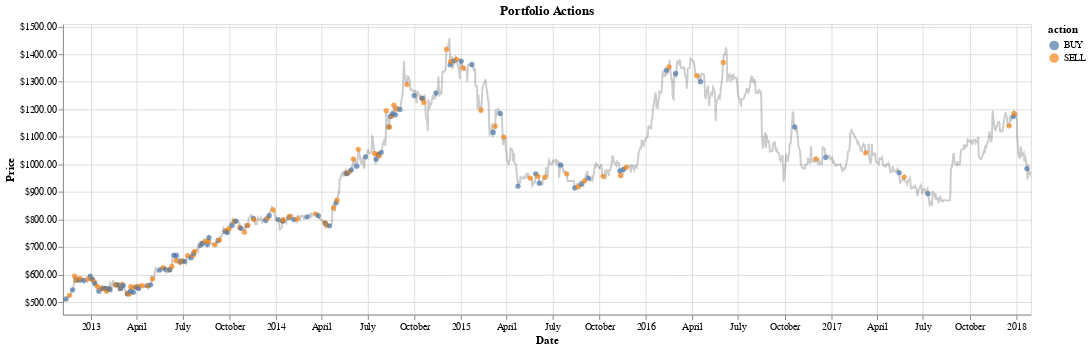

Notebook cell for this chart:
### Code cell
chart = visualize(test_prices_plot, history)
chart

### Figure 1 — Vega-Lite specification as saved in the notebook (floating-point values rounded to 4 significant figures; data arrays with more than 128 entries replaced by an {"elided": "..."} marker saying what was removed)
{"$schema": "https://vega.github.io/schema/vega-lite/v2.6.0.json", "config": {"view": {"height": 300, "width": 400}}, "datasets": {"data-9c1bc1ebbbe9126d8252552eecfd7d8c": {"elided": "1309 records"}}, "height": 300, "layer": [{"data": {"name": "data-9c1bc1ebbbe9126d8252552eecfd7d8c"}, "encoding": {"x": {"field": "date", "type": "temporal"}, "y": {"axis": {"format": "$.2f", "title": "Price"}, "field": "position", "scale": {"clamp": true, "domain": [455, 1509]}, "type": "quantitative"}}, "mark": {"color": "black", "opacity": 0.2, "type": "line"}, "selection": {"selector011": {"bind": "scales", "encodings": ["x"], "mark": {"fill": "#333", "fillOpacity": 0.125, "stroke": "white"}, "on": "[mousedown, window:mouseup] > window:mousemove!", "resolve": "global", "translate": "[mousedown, window:mouseup] > window:mousemove!", "type": "interval", "zoom": "wheel!"}}}, {"data": {"name": "data-9c1bc1ebbbe9126d8252552eecfd7d8c"}, "encoding": {"color": {"field": "action", "type": "nominal"}, "x": {"axis": {"title": "Date"}, "field": "date", "type": "temporal"}, "y": {"axis": {"format": "$.2f", "title": "Price"}, "field": "position", "scale": {"clamp": true, "domain": [455, 1509]}, "type": "quantitative"}}, "mark": {"filled": true, "type": "point"}, "selection": {"selector012": {"bind": "scales", "encodings": ["x"], "mark": {"fill": "#333", "fillOpacity": 0.125, "stroke": "white"}, "on": "[mousedown, window:mouseup] > window:mousemove!", "resolve": "global", "translate": "[mousedown, window:mouseup] > window:mousemove!", "type": "interval", "zoom": "wheel!"}}, "transform": [{"filter": "(datum.action !== 'HOLD')"}]}], "title": "Portfolio Actions", "width": 1000}
